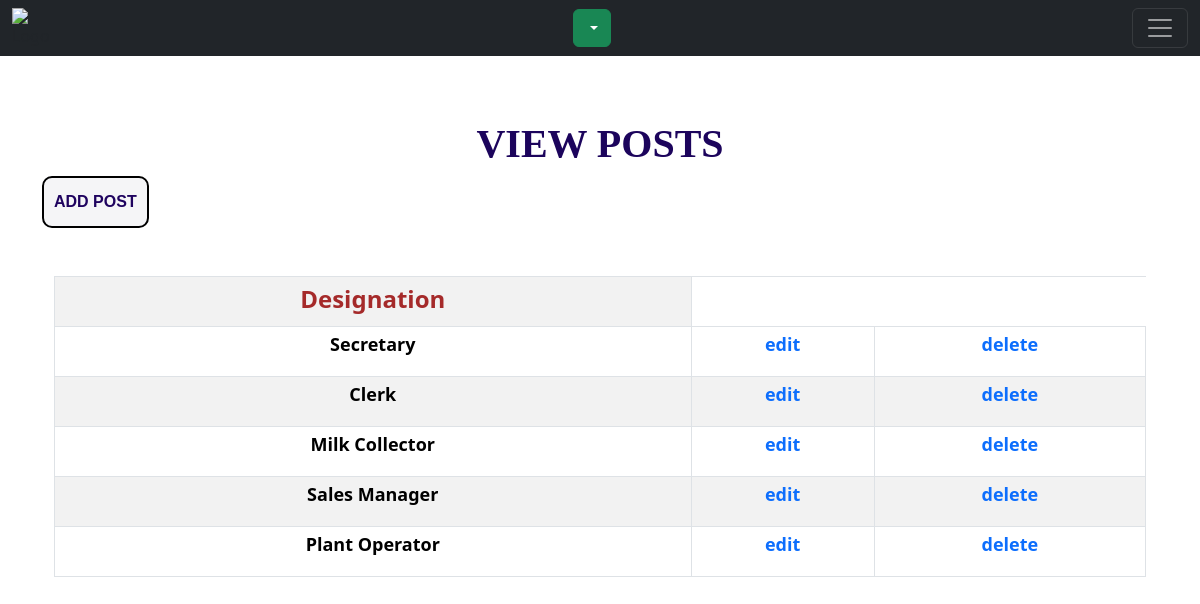
Screenshot of /adminapp/postdisplay/ with the database file from the repository.
### adminapp/models.py (models this page shows)
class postdb(models.Model):
    Designation = models.CharField(max_length=100, null=True, blank=True)

### adminapp/views.py (the view)
# urls.py: path('postdisplay/', views.postdisplay, name="postdisplay"),
def postdisplay(req):
    data = postdb.objects.all()
    return render(req, "displaypost.html", {'data':data})

### adminapp/templates/displaypost.html (shortened to what this page needs)
<!DOCTYPE html>
{% extends 'adminhome.html' %}
{% load static %}
{% block content %}
<html lang="en">
<head>
</head>
<body>
  <h1>VIEW POSTS  </h1>
  <a href="{% url 'designation' %}"><button type="button">ADD POST</button></a>
  <div class="container mt-5">
        <div class="table-responsive">
            <table class="table table-striped table-bordered table-hover table-sm">
      <tr>
        <th style="height: 50px;color: brown;font-size: x-large;">Designation</th>
      </tr>
          {% for i in data %}
          <tr>
           <td>{{i.Designation}}</td>
           <td> <a href="{% url 'editpost' dataid=i.id %}" >edit </a></td>
          <td>  <a href="{% url 'postdelete' dataid=i.id %}" >delete</a></td>
        </tr>
  {% endfor %}
    </table>
</div>
</div>
  </div>
</body>
</html>
{% endblock %}

### adminapp/templates/displaypost.html (style rules this page uses)
h1 { color:rgb(28, 4, 92); font-family: 'Times New Roman', Times, serif; font-weight: bold; text-align:center; border-radius:30px; }
button { padding: 12px 10px; background-color:rgb(245, 245, 247); border: 2px solid black; color: #1f035f; font-weight: bold; font-family: "Rubik", sans-serif; border-radius: 10px; }
tr { text-align: center; }
td { height: 50px; font-weight: bold; font-size: large; }

### adminapp/templates/adminhome.html (style rules this page uses)
a { text-decoration: none; }

### rows the page displays
postdb: Designation "Secretary"
postdb: Designation "Clerk"
postdb: Designation "Milk Collector"
postdb: Designation "Sales Manager"
postdb: Designation "Plant Operator"
